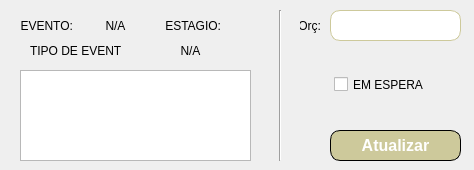
   <widget class="QWidget" name="tab_4">
    <attribute name="title">
     <string>EXTRA</string>
    </attribute>
    <widget class="QPushButton" name="btnAtualizaExtra">
     <property name="enabled">
      <bool>true</bool>
     </property>
     <property name="geometry">
      <rect>
       <x>330</x>
       <y>130</y>
       <width>131</width>
       <height>31</height>
      </rect>
     </property>
     <property name="font">
      <font>
       <family>Arial</family>
       <pointsize>12</pointsize>
       <weight>75</weight>
       <bold>true</bold>
      </font>
     </property>
     <property name="styleSheet">
      <string notr="true">	border-radius: 10px;
	border: 1px solid rgb(0,0,0);
    background-color: #CDC99B;
    color: white;</string>
     </property>
     <property name="text">
      <string>Atualizar</string>
     </property>
    </widget>
    <widget class="QLabel" name="label_29">
     <property name="geometry">
      <rect>
       <x>30</x>
       <y>35</y>
       <width>91</width>
       <height>31</height>
      </rect>
     </property>
     <property name="text">
      <string>TIPO DE EVENTO:</string>
     </property>
     <property name="alignment">
      <set>Qt::AlignLeading|Qt::AlignLeft|Qt::AlignVCenter</set>
     </property>
    </widget>
    <widget class="QLabel" name="labelEventoExtra">
     <property name="geometry">
      <rect>
       <x>80</x>
       <y>10</y>
       <width>71</width>
       <height>31</height>
      </rect>
     </property>
     <property name="text">
      <string>N/A</string>
     </property>
     <property name="alignment">
      <set>Qt::AlignCenter</set>
     </property>
    </widget>
    <widget class="QLabel" name="labelEstagioExtra">
     <property name="geometry">
      <rect>
       <x>220</x>
       <y>10</y>
       <width>31</width>
       <height>31</height>
      </rect>
     </property>
     <property name="text">
      <string/>
     </property>
     <property name="alignment">
      <set>Qt::AlignCenter</set>
     </property>
    </widget>
    <widget class="QLabel" name="label_31">
     <property name="geometry">
      <rect>
       <x>2</x>
       <y>10</y>
       <width>71</width>
       <height>31</height>
      </rect>
     </property>
     <property name="text">
      <string>EVENTO:</string>
     </property>
     <property name="alignment">
      <set>Qt::AlignRight|Qt::AlignTrailing|Qt::AlignVCenter</set>
     </property>
    </widget>
    <widget class="QLabel" name="label_30">
     <property name="geometry">
      <rect>
       <x>150</x>
       <y>10</y>
       <width>71</width>
       <height>31</height>
      </rect>
     </property>
     <property name="text">
      <string>ESTAGIO:</string>
     </property>
     <property name="alignment">
      <set>Qt::AlignRight|Qt::AlignTrailing|Qt::AlignVCenter</set>
     </property>
    </widget>
    <widget class="Line" name="line_2">
     <property name="geometry">
      <rect>
       <x>270</x>
       <y>10</y>
       <width>20</width>
       <height>151</height>
      </rect>
     </property>
     <property name="orientation">
      <enum>Qt::Vertical</enum>
     </property>
    </widget>
    <widget class="QLabel" name="label_32">
     <property name="geometry">
      <rect>
       <x>300</x>
       <y>10</y>
       <width>21</width>
       <height>31</height>
      </rect>
     </property>
     <property name="text">
      <string>Orç:</string>
     </property>
     <property name="alignment">
      <set>Qt::AlignRight|Qt::AlignTrailing|Qt::AlignVCenter</set>
     </property>
    </widget>
    <widget class="QLabel" name="labelTipoEventoExtra">
     <property name="geometry">
      <rect>
       <x>120</x>
       <y>35</y>
       <width>141</width>
       <height>31</height>
      </rect>
     </property>
     <property name="text">
      <string>N/A</string>
     </property>
     <property name="alignment">
      <set>Qt::AlignCenter</set>
     </property>
    </widget>
    <widget class="QTextEdit" name="textComentarioExtra">
     <property name="geometry">
      <rect>
       <x>20</x>
       <y>70</y>
       <width>231</width>
       <height>91</height>
      </rect>
     </property>
    </widget>
    <widget class="QLineEdit" name="inputOrcamentoExtra">
     <property name="geometry">
      <rect>
       <x>330</x>
       <y>10</y>
       <width>131</width>
       <height>31</height>
      </rect>
     </property>
     <property name="font">
      <font>
       <family>Arial</family>
       <pointsize>12</pointsize>
      </font>
     </property>
     <property name="styleSheet">
      <string notr="true">border-radius: 10px;
border: 1px solid #CDC99B;</string>
     </property>
     <property name="alignment">
      <set>Qt::AlignCenter</set>
     </property>
     <property name="readOnly">
      <bool>false</bool>
     </property>
     <property name="clearButtonEnabled">
      <bool>false</bool>
     </property>
    </widget>
    <widget class="QCheckBox" name="checkEsperaExtra">
     <property name="geometry">
      <rect>
       <x>334</x>
       <y>74</y>
       <width>131</width>
       <height>21</height>
      </rect>
     </property>
     <property name="styleSheet">
      <string notr="true"/>
     </property>
     <property name="text">
      <string>EM ESPERA</string>
     </property>
    </widget>
   </widget>
